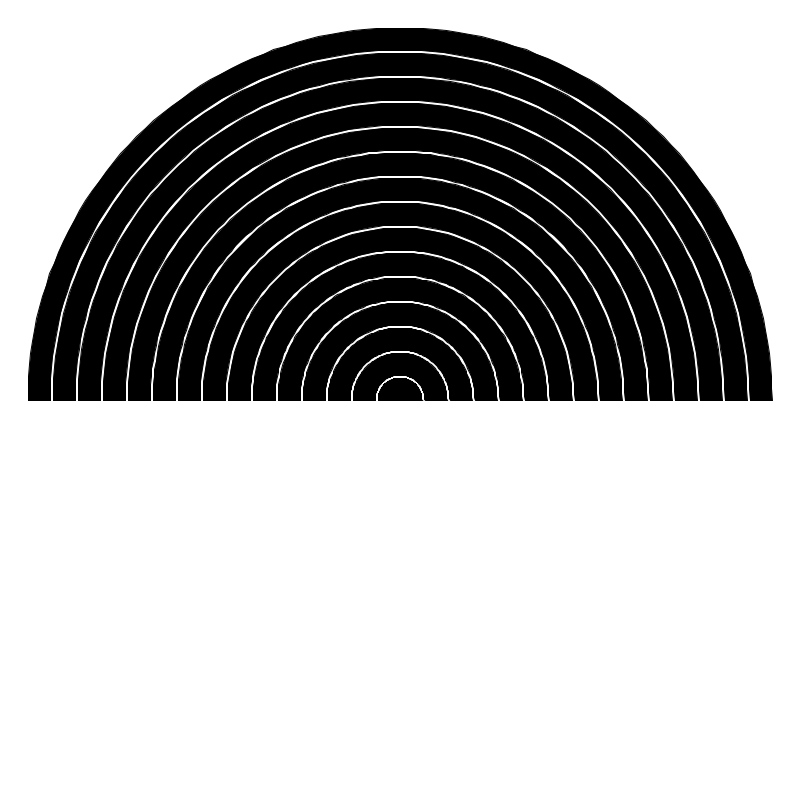
Frame 1 (no input)
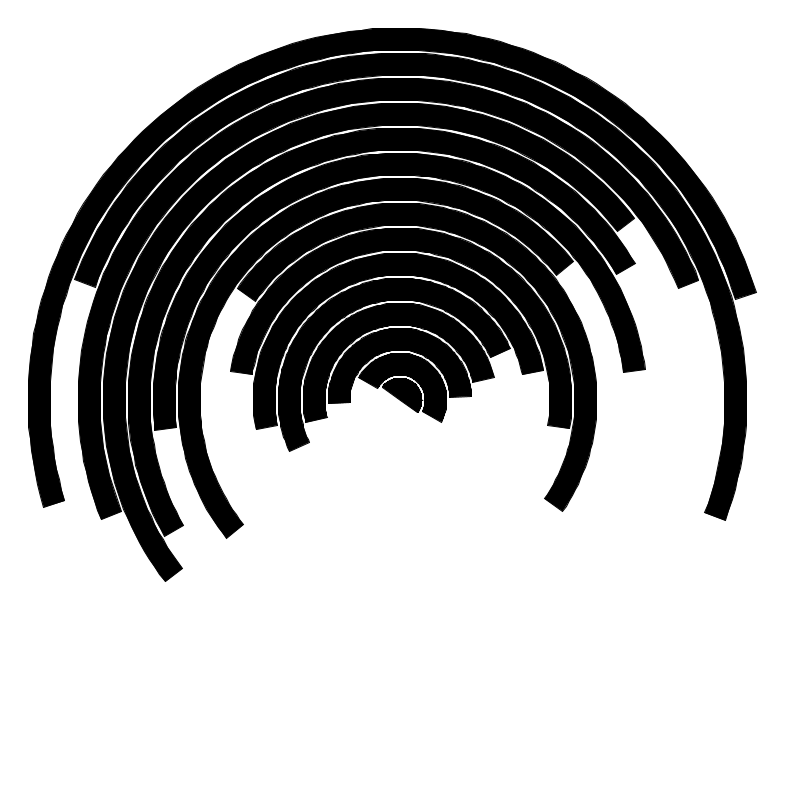
Frame 60 (the mouse pressed at the canvas centre just before this capture)
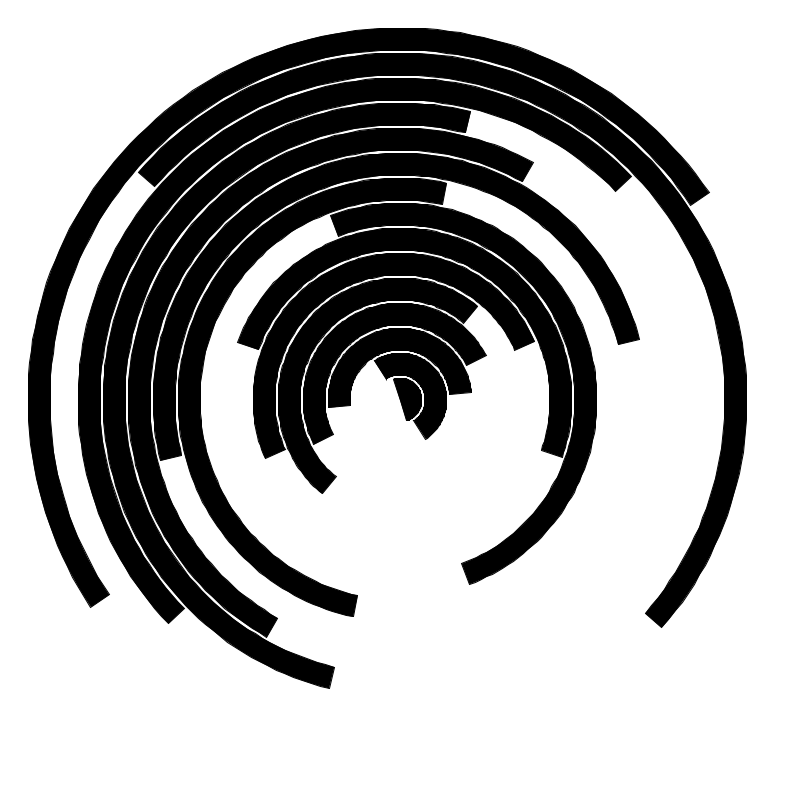
Frame 120 (the mouse held since frame 60 and released just before this capture)

The Processing sketch that drew these frames (run headless with seeded random() and noise(); from frame 60 on, the mouse is pressed at the canvas centre):

// Processing sketch: semi_animation_3
// ── semi_animation_3.pde
ArrayList <Semi> semis;

int numSemis;

float delta;
float space = 3;

float Xc;
float Yc;
float a = 0;
float speed;

Semi semi1;
//center x,y, radius,Radius, rotation, num

void setup() {
  size(800, 800);
  frameRate(120);

  semis = new ArrayList<Semi>();
  numSemis = 15;
  delta = (width/2-70)/numSemis;

  Xc = width/2;
  Yc = height/2-70;
  
  semi1 = new Semi(width/2, height/2-70, 80, 100, 180, 100);

  for (int i = 0; i < numSemis; i++) {
    semis.add(new Semi(0, 0, i*space + i*delta, i*space+i*delta+delta, 180, 100));
  }
}

void draw() {
  background(255);
  //semi1.display();
  for (int i = 1; i <= numSemis; i++) {


    semis.get(i-1).display();
  }
}

// ── Semi.pde
class Semi {
   //center x,y, radius, rotation, num
   float Xc,Yc,r,R,rot;
   int num;
   
   float a,neg,speed;
   
   Semi(float testXc, float testYc, float testr, float testR, float testrot, int testnum) {
      
      Xc = testXc;
      Yc = testYc;
      r = testr;
      R = testR;
      rot = testrot;
      num = testnum;
      a = 0;
      neg = random(-1,1);
      if(neg == 0)
      neg = 1;
      speed = random(80,100);
   }
   
   
   void display(){
      
      float angle;
      float[] x1 = new float[num+1];
      float[] y1 = new float[num+1];
      
      float[] x2 = new float[num+1];
      float[] y2 = new float[num+1];
      
      
      
      for(int i=0; i < x1.length; i++){
         angle = (PI/num)* i;
         x1[i] = -cos(angle) * r;
         y1[i] = sin(angle) * r;
         x2[i] = -cos(angle) * R;
         y2[i] = sin(angle) * R;
      }
      fill(0);
      beginShape();
      pushMatrix();
      translate(width/2,height/2);
      
      rotate(neg*a/speed);
      
      
      for(int i=0; i < x1.length; i++){
         vertex(Xc+x1[i],Yc-y1[i]);
      }
      
      for(int i=x1.length-1; i >= 0; i--){
         vertex(Xc+x2[i],Yc-y2[i]);
      }
      
      endShape(CLOSE);
      
      popMatrix();
      
      a++;
      
   }
}
